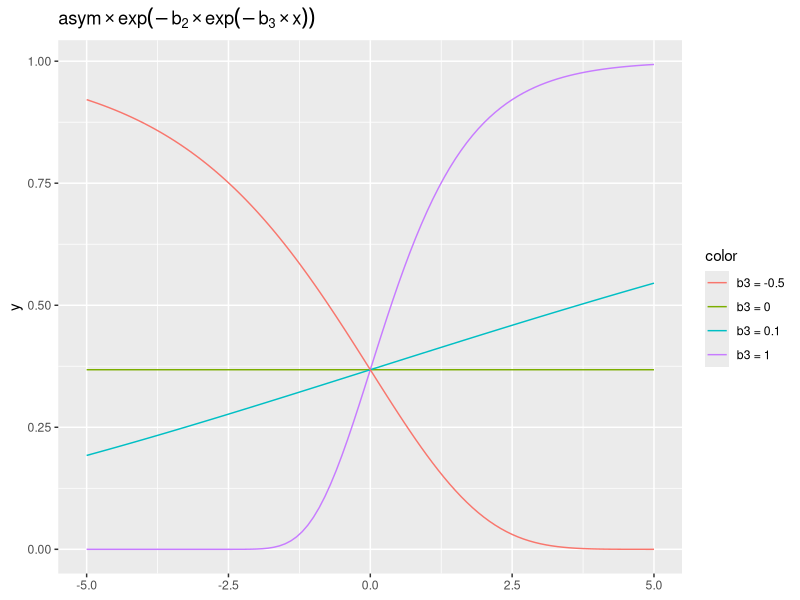
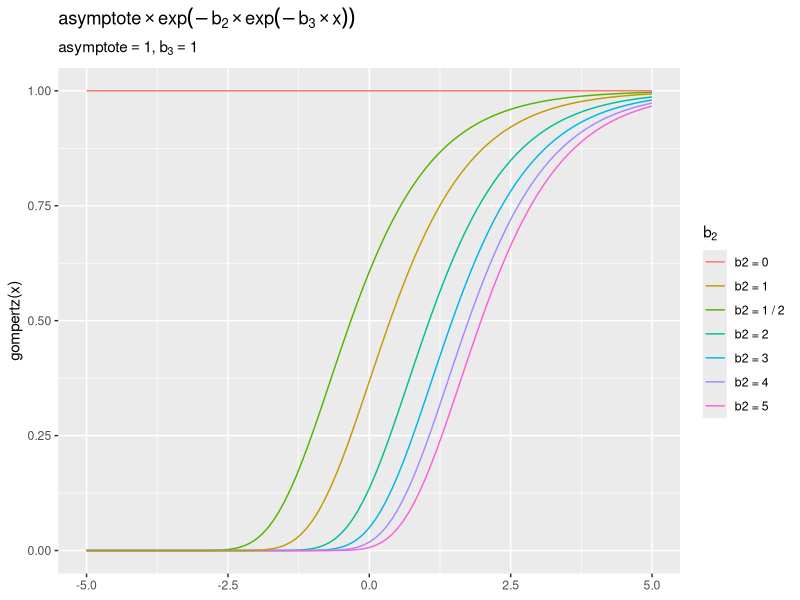
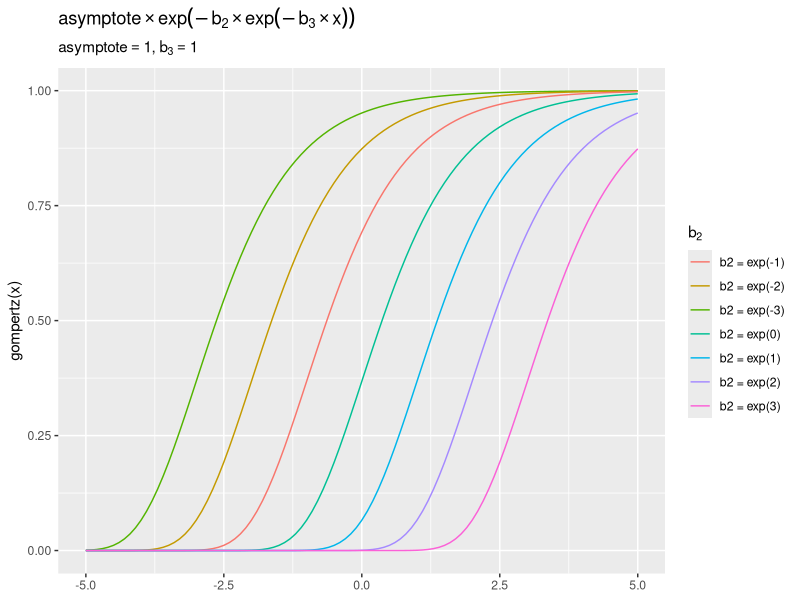

These charts were generated, in order, by the following R code:
## ---- chunk 1
library(tidyverse)
# fit <- targets::tar_read(fit)
# fit
## ---- chunk 2
library(tidyverse)

gompertz <- function(xs, asym, b2, b3) {
  asym * exp(-b2 * exp(-b3 * xs))
}

# Make a quick ggplot2 layer of the gompertz function
stat_gompertz <- function(focus, asym, b2, b3, ...) {
  # show what i typed, not the values
  b2 <- rlang::enexpr(b2)
  asym <- rlang::enexpr(asym)
  b3 <- rlang::enexpr(b3)
  labs <- list(
    asym = rlang::expr_deparse(asym), 
    b2 = rlang::expr_deparse(b2), 
    b3 = rlang::expr_deparse(b3)
  )
  rlang::dots_list(asym, b2, b3, .named = TRUE)
  color <- sprintf("%s = %s", focus, labs[[focus]])
  stat_function(
    aes(color = color),
    fun = gompertz, 
    args = rlang::inject(list(asym = !! asym, b2 = !! b2, b3 = !! b3)),
    ...
  )
}

ggplot() + 
  xlim(-5, 5) +
  stat_gompertz("b3", 1, 1, 1) +
  stat_gompertz("b3", 1, 1, 0) +
  stat_gompertz("b3", 1, 1, .1) + 
  stat_gompertz("b3", 1, 1, -.5) +
  ggtitle(
      expression(asym %*% exp(-b[2] %*% exp(-b[3] %*% x)))
  )
## ---- chunk 3
ggplot() + 
  xlim(-5, 5) +
  stat_gompertz("b2", 1, 1/2, 1) +
  stat_gompertz("b2", 1, 2, 1) +
  stat_gompertz("b2", 1, 3, 1) +
  stat_gompertz("b2", 1, 4, 1) +
  stat_gompertz("b2", 1, 5, 1) +
  stat_gompertz("b2", 1, 1, 1) + 
  stat_gompertz("b2", 1, 0, -1) +
  ggtitle(
    expression(asymptote %*% exp(-b[2] %*% exp(-b[3] %*% x)))
  ) +
  labs(
    y = "gompertz(x)",
    color = expression(b[2]),
    subtitle = expression(paste(asymptote == 1, ", ", b[3] == 1))
  )
## ---- chunk 4
ggplot() + 
  xlim(-5, 5) +
  stat_gompertz("b2", 1, exp(-3), 1) +
  stat_gompertz("b2", 1, exp(-2), 1) +
  stat_gompertz("b2", 1, exp(-1), 1) +
  stat_gompertz("b2", 1, exp(0), 1) +
  stat_gompertz("b2", 1, exp(1), 1) +
  stat_gompertz("b2", 1, exp(2), 1) +
  stat_gompertz("b2", 1, exp(3), 1) +
  ggtitle(
    expression(asymptote %*% exp(-b[2] %*% exp(-b[3] %*% x)))
  ) +
  labs(
    y = "gompertz(x)",
    color = expression(b[2]),
    subtitle = expression(paste(asymptote == 1, ", ", b[3] == 1))
  )
